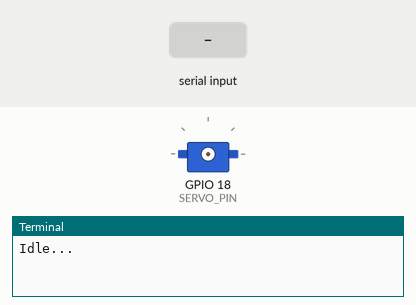
Recording of a program running on a simulated Raspberry Pi (BCM pin numbers). Shown: servo, the last lines printed to the terminal. The test bench sets the inputs (shaded band). Servo angles are drawn from the pulse width (0.5 ms = 0°, 2.5 ms = 180°).

Above: at 1.2 s.
1.3 s: "release" typed at the terminal, then Enter
At 3.5 s:
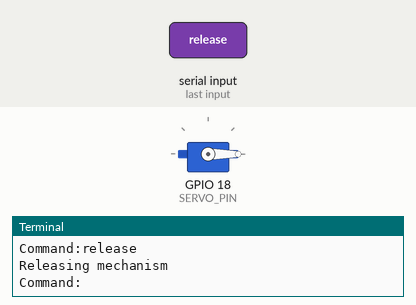
7.1 s: "release" typed at the terminal, then Enter
At 8.1 s:
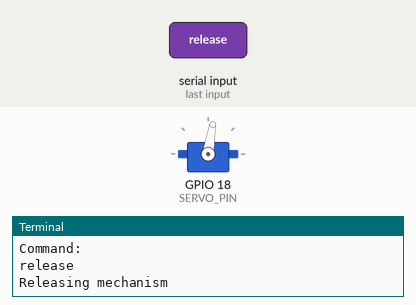
Timing chart, 0 to 10.1 s (numbered marks = the images above; inputs shaded):
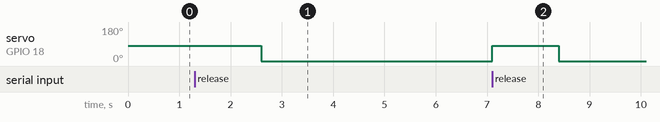

The program:

main.py
```python
from state_machine import run_state_machine
from fan_always_on import fan_on

# Turn fan on at startup (if using GPIO fan)
try:
  fan_on()
except:
  pass # fan not on GPIO or not needed

# Start state machine
run_state_machine()
```

state_machine.py
```python
import time
from servo_control import release

STATE_IDLE = 0
STATE_ARMED = 1
STATE_RELEASE = 2

state = STATE_IDLE

def run_state_machine():
  global state

while True:
  if state == STATE_IDLE:
    print("Idle...")
    time.sleep(1)

  elif state == STATE_ARMED:
    print("Armed...")
    time.sleep(1)

  elif state == STATE_RELEASE:
    release()
    state = STATE_IDLE

  cmd = input("Command:").lower()
  if cmd == "arm":
    state = STATE_ARMED
  elif cmd == "release":
    state = STATE_RELEASE
```

servo_control.py
```python
import RPi.GPIO as GPIO
import time

SERVO_PIN = 18

GPIO.setmode(GPIO.BCM)
GPIO.setup(SERVO_PIN, GPIO.OUT)

servo = GPIO.PWM(SERVO_PIN, 50) # 50 Hz
servo.start(0)

def set_angle(angle):
    duty = 2 + (angle / 18)
    GPIO.output(SERVO_PIN, True)
    servo.ChangeDutyCycle(duty)
    time.sleep(0.3)
    GPIO.output(SERVO_PIN, False)
    servo.ChangeDutyCycle(0)

def release():
    print("Releasing mechanism")
    set_angle(90)
    time.sleep(1)
    set_angle(0)
```

Measured:
- after the input at 1.3 s, servo on GPIO 18 (SERVO_PIN): 81° → 0° after 1.3 s
- after the input at 7.1 s, servo on GPIO 18 (SERVO_PIN): 0° → 81° at once, → 0° 1.3 s later
